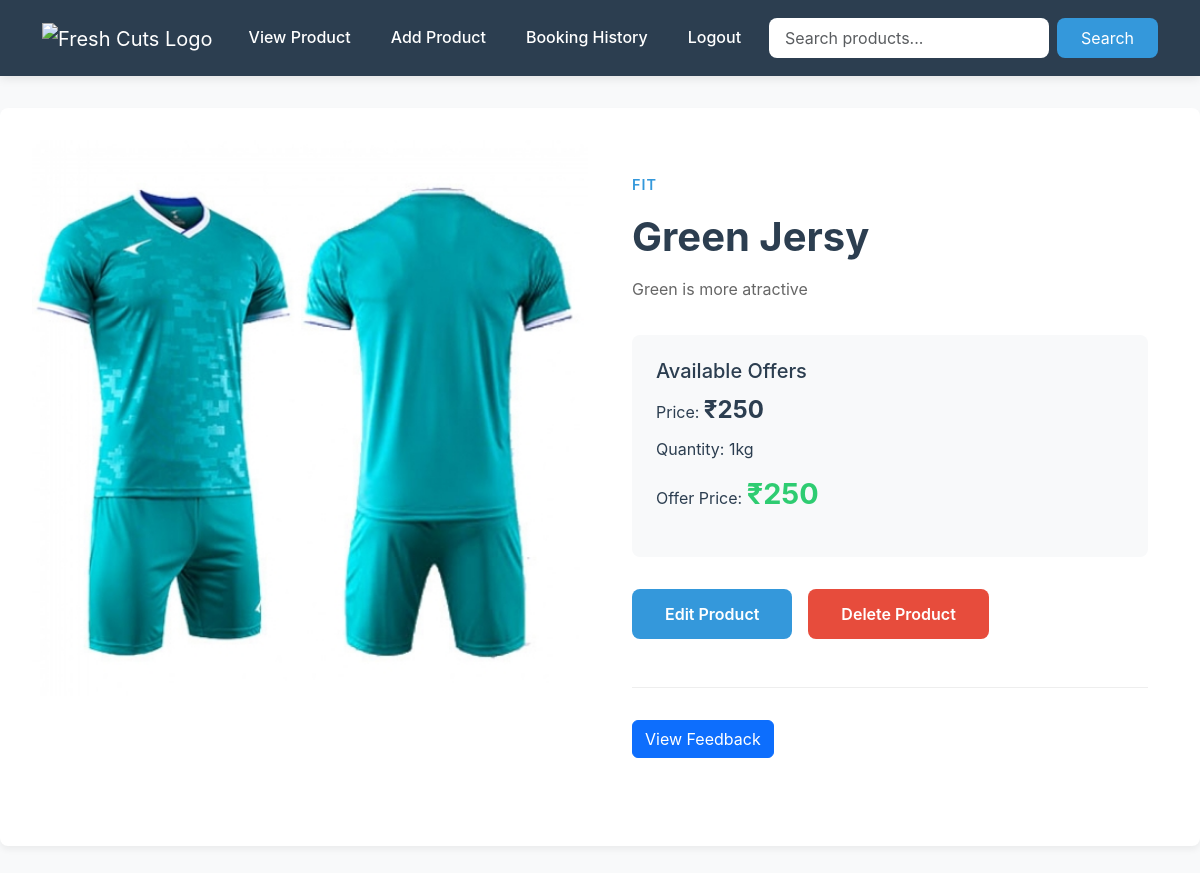
Screenshot of /shopprodetails/1 with the database file from the repository.
### app/models.py (models this page shows, shortened)
class Product(models.Model):
    shop = models.ForeignKey(Shopreg,on_delete=models.CASCADE)
    name = models.TextField()
    discription = models.TextField()
    price = models.IntegerField()
    category = models.ForeignKey(Category, on_delete=models.CASCADE)
    quantity = models.TextField()
    offerprice = models.IntegerField()
    image = models.FileField()

class Category(models.Model):
    name = models.TextField(unique=True)
    def __str__(self):
        return self.name

### app/views.py (the view)
# urls.py: path('shopprodetails/<int:id>',views.shopprodetails),
def shopprodetails(req,id):
    data=Product.objects.get(pk=id)
    feedback = Feedback.objects.filter(product=data).order_by('-submitted_at')
    average_rating = feedback.aggregate(Avg('rating'))['rating__avg']
    rounded_average_rating = round(average_rating) if average_rating else None
    return render(req,'shop/shopprodetails.html',{'data':data,'feedback':feedback,'average_rating': rounded_average_rating})

### template/shop/shopprodetails.html (shortened to what this page needs)
<!DOCTYPE html>
<html lang="en">
<head>
    <link href="https://cdn.jsdelivr.net/npm/bootstrap@5.3.3/dist/css/bootstrap.min.css" rel="stylesheet">
</head>
<body>
    <nav class="navbar navbar-expand-lg navbar-dark sticky-top">
        <div class="container">
            <a class="navbar-brand" href="../viewpro">
                <img src="/api/placeholder/150/40" alt="Fresh Cuts Logo">
            </a>
            <div class="collapse navbar-collapse" id="navbarNav">
                <ul class="navbar-nav me-auto">
                    <li class="nav-item">
                        <a class="nav-link" href="../viewpro">View Product</a>
                    </li>
                    <li class="nav-item">
                        <a class="nav-link" href="../addpro">Add Product</a>
                    </li>
                    <li class="nav-item">
                        <a class="nav-link" href="../bookinghistry">Booking History</a>
                    </li>
                    <li class="nav-item">
                        <a class="nav-link" href="../logout">Logout</a>
                    </li>
                </ul>
                <form class="search-form d-flex" method="get" action="{% url 'pro_search' %}">
                    <input class="form-control me-2" type="text" name="query" placeholder="Search products...">
                    <button class="btn btn-primary" type="submit">Search</button>
                </form>
            </div>
        </div>
    </nav>
    <div class="product-container">
        <div class="row">
            <div class="col-md-6">
                <img class="product-image" src="{{data.image.url}}" alt="{{data.name}}">
            </div>
            <div class="col-md-6 product-details">
                <span class="product-category">{{data.category}}</span>
                <h1 class="product-title">{{data.name}}</h1>
                <p class="product-description">{{data.discription}}</p>
                <div class="product-info">
                    <div class="mb-3">
                        <h5>Available Offers</h5>
                        <p class="mb-2">Price: <span class="price-tag">₹{{data.price}}</span></p>
                        <p class="mb-2">Quantity: {{data.quantity}}kg</p>
                        <p class="mb-0">Offer Price: <span class="offer-price">₹{{data.offerprice}}</span></p>
                    </div>
                </div>
                <div class="action-buttons">
                    <a href="../edit/{{data.pk}}" class="btn btn-edit">Edit Product</a>
                    <a href="../delete/{{data.pk}}" class="btn btn-delete">Delete Product</a>
                </div>
                <div class="feedback-section">
                    <button class="btn btn-primary mb-4" onclick="toggleFeedbackForm()">View Feedback</button>
                </div>
            </div>
        </div>
    </div>
</body>
</html>

### template/shop/shopprodetails.html (style rules this page uses)
:root { --primary-color: #2c3e50; --accent-color: #3498db; --success-color: #2ecc71; --text-color: #2c3e50; --light-gray: #f8f9fa; --border-radius: 8px; }
body { font-family: 'Inter', sans-serif; background-color: var(--light-gray); color: var(--text-color); line-height: 1.6; }
.navbar { background-color: var(--primary-color) !important; padding: 1rem 0; box-shadow: 0 2px 10px rgba(0, 0, 0, 0.1); }
.navbar-brand img { height: 40px; object-fit: contain; }
.nav-link { color: #fff !important; font-weight: 500; transition: color 0.3s ease; padding: 0.5rem 1rem !important; margin: 0 0.25rem; }
.search-form input { border-radius: var(--border-radius); border: none; padding: 0.5rem 1rem; }
.search-form button { background-color: var(--accent-color); border: none; border-radius: var(--border-radius); padding: 0.5rem 1.5rem; }
.product-container { background-color: #fff; border-radius: var(--border-radius); box-shadow: 0 4px 6px rgba(0, 0, 0, 0.05); margin: 2rem auto; padding: 2rem; max-width: 1200px; }
.product-image { width: 100%; height: auto; border-radius: var(--border-radius); object-fit: cover; }
.product-details { padding: 2rem; }
.product-category { color: var(--accent-color); text-transform: uppercase; font-size: 0.9rem; font-weight: 600; letter-spacing: 1px; }
.product-title { font-size: 2.5rem; font-weight: 700; margin: 1rem 0; color: var(--primary-color); }
.product-description { color: #666; margin-bottom: 2rem; }
.product-info { background-color: var(--light-gray); padding: 1.5rem; border-radius: var(--border-radius); margin-bottom: 2rem; }
.price-tag { font-size: 1.5rem; font-weight: 700; color: var(--primary-color); }
.offer-price { color: var(--success-color); font-size: 1.8rem; font-weight: 700; }
.action-buttons { display: flex; gap: 1rem; margin-top: 2rem; }
.btn-edit, .btn-delete { padding: 0.75rem 2rem; border-radius: var(--border-radius); font-weight: 600; transition: all 0.3s ease; }
.btn-edit { background-color: var(--accent-color); color: white; }
.btn-delete { background-color: #e74c3c; color: white; }
.feedback-section { margin-top: 3rem; padding-top: 2rem; border-top: 1px solid #eee; }

### rows the page displays
Product: image (picture), category "FIT", name "Green Jersy", discription "Green is more atractive", price "250", quantity "1", offerprice "250"
